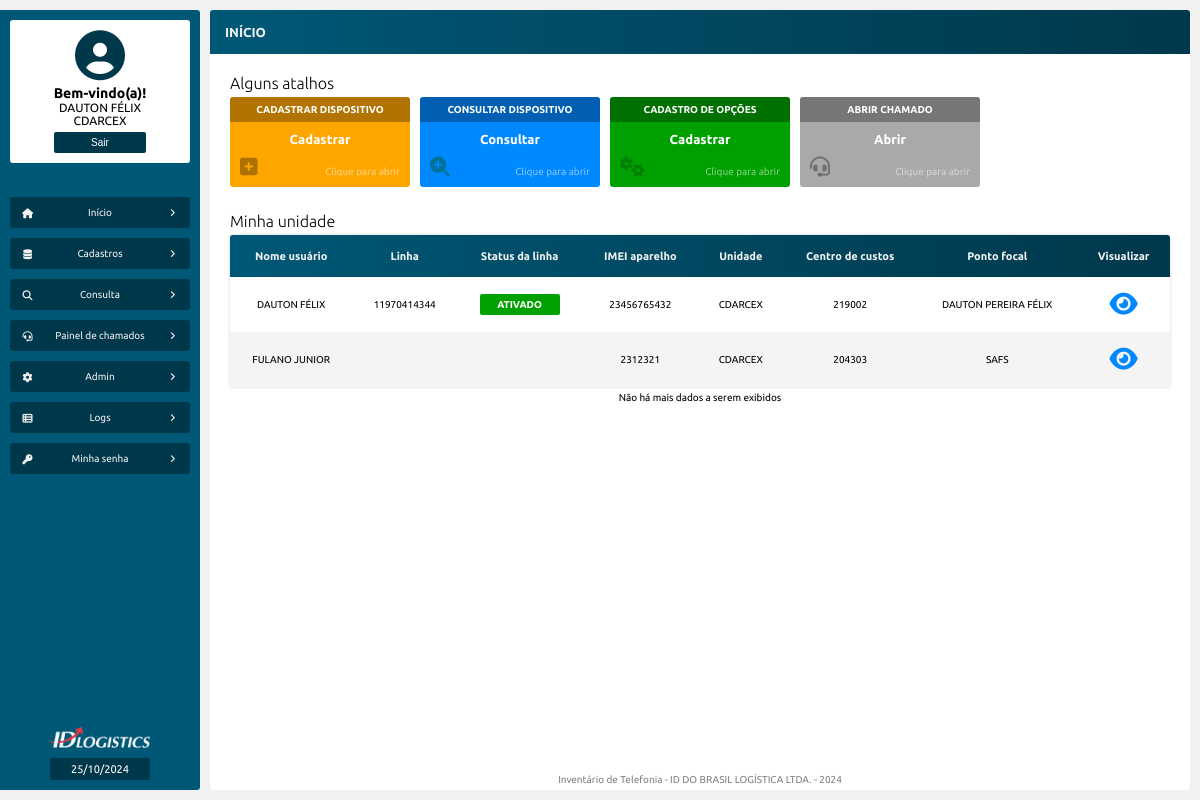
Before: /inicio.php (signed in) with the older database file.
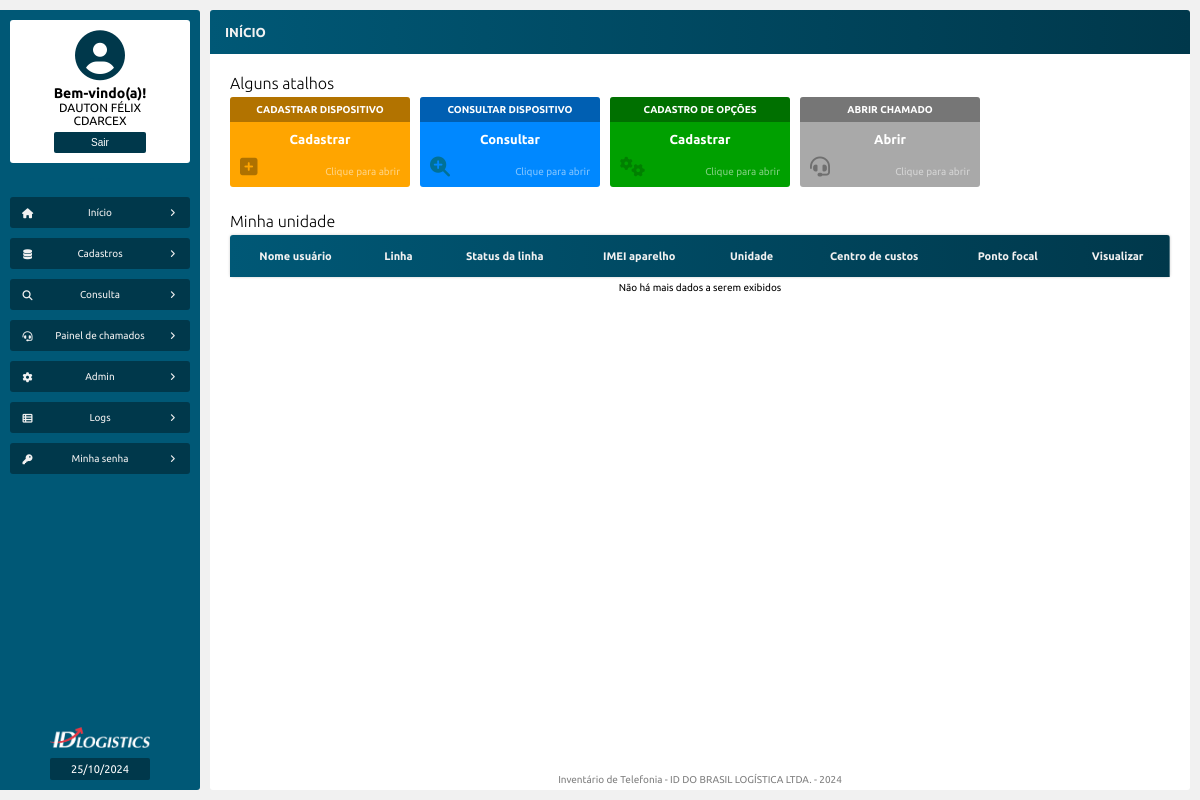
After: the same page with the newer database file.
### tables this page shows
CREATE TABLE `tb_dispositivos` (
  `id` int NOT NULL AUTO_INCREMENT,
  `possui_linha` varchar(45) DEFAULT NULL,
  `linha` varchar(100) DEFAULT NULL,
  `operadora` varchar(100) DEFAULT NULL,
  `servico` varchar(100) DEFAULT NULL,
  `perfil` varchar(100) DEFAULT NULL,
  `status` varchar(100) DEFAULT NULL,
  `data_ativacao` varchar(100) DEFAULT NULL,
  `sim_card` varchar(100) DEFAULT NULL,
  `possui_aparelho` varchar(45) DEFAULT NULL,
  `marca_aparelho` varchar(100) DEFAULT NULL,
  `modelo_aparelho` varchar(100) DEFAULT NULL,
  `imei_aparelho` varchar(100) DEFAULT NULL,
  `gestao_mdm` varchar(100) DEFAULT NULL,
  `unidade` varchar(100) DEFAULT NULL,
  `centro_custo` varchar(100) DEFAULT NULL,
  `uf` varchar(10) DEFAULT NULL,
  `canal` varchar(100) DEFAULT NULL,
  `ponto_focal` varchar(100) DEFAULT NULL,
  `gestor` varchar(100) DEFAULT NULL,
  `possui_usuario` varchar(45) DEFAULT NULL,
  `nome` varchar(100) DEFAULT NULL,
  `matricula` varchar(100) DEFAULT NULL,
  `email` varchar(100) DEFAULT NULL,
  `funcao` varchar(100) DEFAULT NULL,
  PRIMARY KEY (`id`),
  FULLTEXT KEY `linha` (`linha`,`operadora`,`servico`,`perfil`,`status`,`sim_card`,`marca_aparelho`,`modelo_aparelho`,`imei_aparelho`,`unidade`,`centro_custo`,`uf`,`ponto_focal`,`gestor`,`nome`,`matricula`),
  FULLTEXT KEY `busca` (`linha`,`operadora`,`servico`,`perfil`,`marca_aparelho`,`modelo_aparelho`,`imei_aparelho`,`unidade`,`centro_custo`,`canal`,`ponto_focal`,`gestor`,`nome`,`matricula`,`email`,`funcao`)
);

### src/model/Telefonia.php (called while the page is built, shortened)
<?php
class Telefonia
{
    private PDO $pdo;
    public function __construct(PDO $pdo)
    {
        $this->pdo = $pdo;
    }
    public function exibeDispositivosMinhaUnidade(): array
    {
        $sql = "SELECT * FROM tb_dispositivos WHERE unidade = :unidade_usuario";
        $stmt = $this->pdo->prepare($sql);
        $stmt->bindValue(':unidade_usuario', $_SESSION['unidade']);
        $stmt->execute();
        $resultado = $stmt->fetchAll(PDO::FETCH_ASSOC);
        return $resultado;
    }
}

### inicio.php (the view, shortened to what the changed rows need)
<?php
require_once "src/config/conexao_bd.php";
$dadoDispositivo = new Telefonia($pdo);
$exibeDispositivosMinhaUnidade = $dadoDispositivo->exibeDispositivosMinhaUnidade();
?>
<!DOCTYPE html>
<html>
<head>
    <?php
    require_once "src/views/layout/head.php";
    ?>
</head>
<body>
    <main class="corpo">
        <section class="principal">
            <article class="conteudo">
                <section class="conteudo-center">
                    <article class="conteudo-center-boxs">
                        <div class="conteudo-center-box-01">
                            <h1>Alguns atalhos</h1>
                        </div>
                        <div class="conteudo-center-box-02">
                            <h1>Minha unidade</h1>
                            <table>
                                <thead>
                                    <tr>
                                        <td>Nome usuário</td>
                                        <td>Linha</td>
                                        <td>Status da linha</td>
                                        <td>IMEI aparelho</td>
                                        <td>Unidade</td>
                                        <td>Centro de custos</td>
                                        <td>Ponto focal</td>
                                        <td>Visualizar</td>
                                    </tr>
                                </thead>
                                <tbody>
                                    <?php foreach($exibeDispositivosMinhaUnidade as $dadoDispositivo) : ?>
                                    <tr>
                                        <td><?= htmlentities($dadoDispositivo['nome']) ?></td>
                                        <td><?= htmlentities($dadoDispositivo['linha']) ?></td>
                                        <td id="Status"><p><?= htmlentities($dadoDispositivo['status']) ?></p></td>
                                        <td><?= htmlentities($dadoDispositivo['imei_aparelho']) ?></td>
                                        <td><?= htmlentities($dadoDispositivo['unidade']) ?></td>
                                        <td><?= htmlentities($dadoDispositivo['centro_custo']) ?></td>
                                        <td><?= htmlentities($dadoDispositivo['ponto_focal']) ?></td>
                                        <td>
                                            <a href="visualiza_chamado.php?id=<?= $dadoDispositivo['id'] ?>"><i class="fa-solid fa-eye"></i></a>
                                        </td>
                                    </tr>
                                    <?php endforeach ?>
                                </tbody>
                            </table>
                        </div>
                    </article>
                </section>
            </article>
        </section>
    </main>
</body>
</html>

Changed rows visible on the page:
removed tb_dispositivos: nome "DAUTON FÉLIX", linha "11970414344", status "ATIVADO", imei_aparelho "23456765432", unidade "CDARCEX", centro_custo "219002", ponto_focal "DAUTON PEREIRA FÉLIX"
removed tb_dispositivos: nome "FULANO JUNIOR", imei_aparelho "2312321", unidade "CDARCEX", centro_custo "204303", ponto_focal "SAFS"
